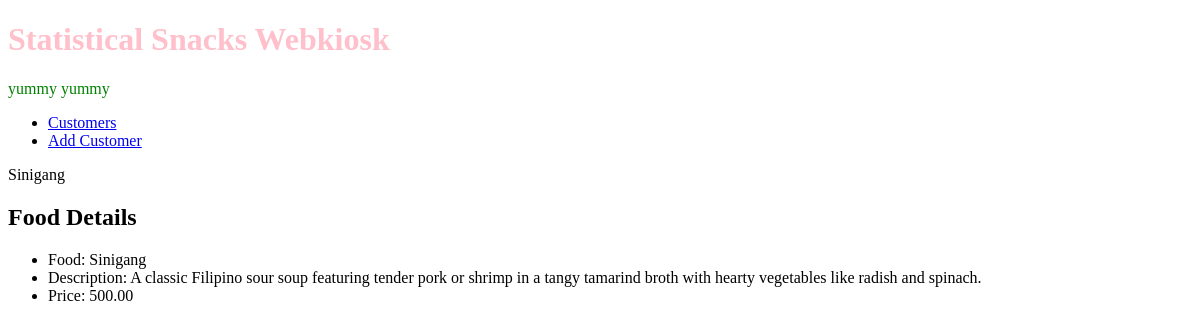
Before: /webkiosk/food/1/ with the older database file.
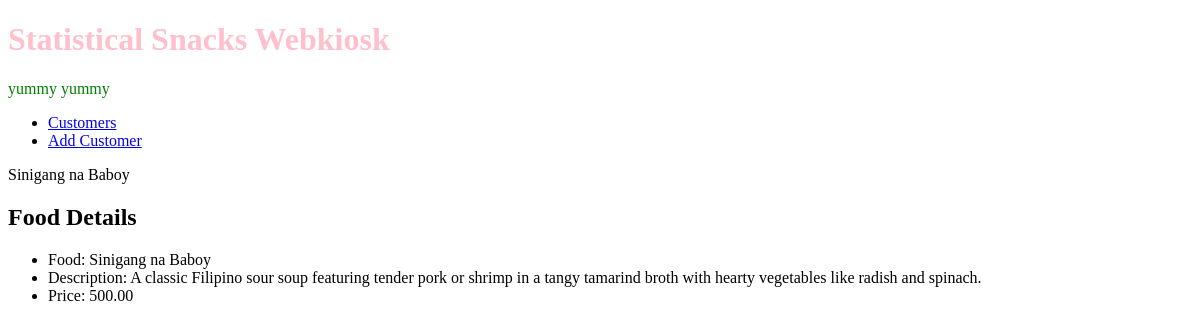
After: the same page with the newer database file.
### webkiosk/models.py (models this page shows, shortened)
class Food(models.Model):
    name = models.CharField(max_length=50)
    description = models.CharField(max_length=200)
    price = models.DecimalField(decimal_places=2, max_digits=6)

### webkiosk/views.py (the view)
# urls.py: path('food/<int:pk>/', views.listfooddetails, name='food-details'),
def listfooddetails(request, pk):
    f = get_object_or_404(Food, id=pk)
    context = {'food': f}
    return render(request, 'webkiosk/food_detail.html', context)

### webkiosk/templates/webkiosk/food_detail.html
{% extends 'webkiosk/base_template.html' %}
{% block pagetitle %} {{food.name}} {% endblock %}
{% block maincontent %}
<h2> Food Details</h2>
<ul>
    <li>Food: {{ food.name }}</li>
    <li>Description: {{ food.description }}</li>
    <li>Price: {{ food.price }}</li>
</ul>
{% endblock %}

Changed rows visible on the page:
changed Food: name "Sinigang" → "Sinigang na Baboy"
